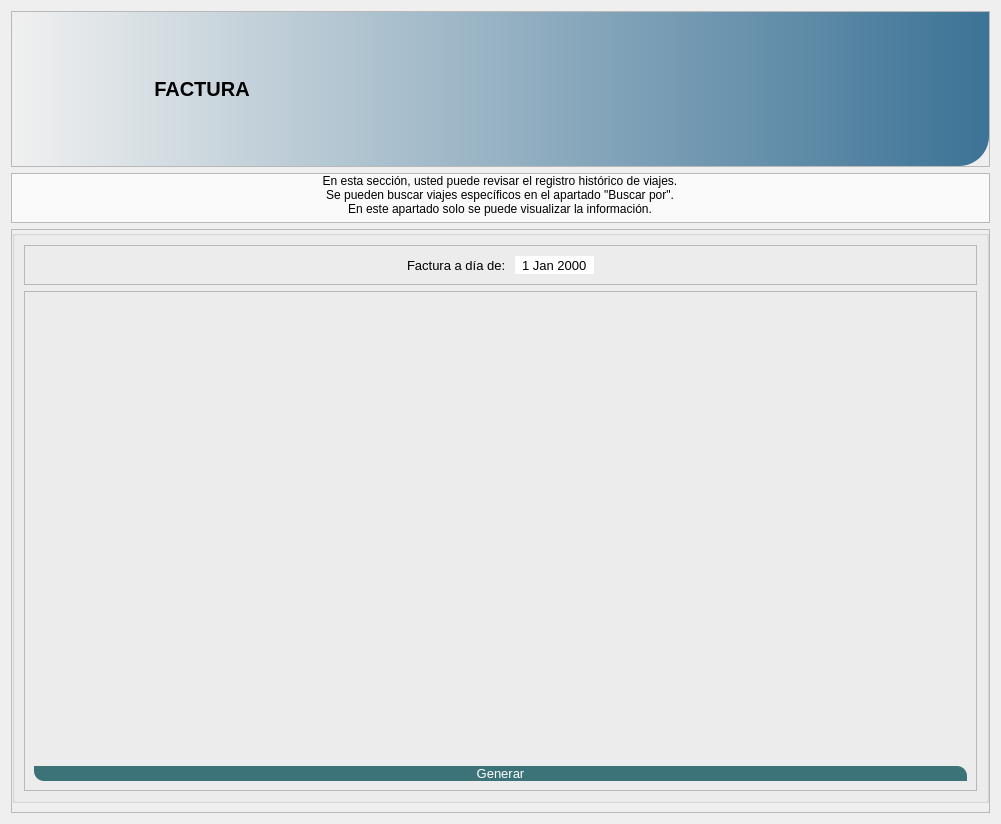
            <widget class="QWidget" name="pg_factura">
             <layout class="QVBoxLayout" name="verticalLayout_15">
              <item>
               <widget class="QFrame" name="frame_17">
                <property name="minimumSize">
                 <size>
                  <width>0</width>
                  <height>156</height>
                 </size>
                </property>
                <property name="maximumSize">
                 <size>
                  <width>16777215</width>
                  <height>156</height>
                 </size>
                </property>
                <property name="frameShape">
                 <enum>QFrame::StyledPanel</enum>
                </property>
                <property name="frameShadow">
                 <enum>QFrame::Raised</enum>
                </property>
                <layout class="QVBoxLayout" name="verticalLayout_13">
                 <property name="spacing">
                  <number>0</number>
                 </property>
                 <property name="leftMargin">
                  <number>0</number>
                 </property>
                 <property name="topMargin">
                  <number>0</number>
                 </property>
                 <property name="rightMargin">
                  <number>0</number>
                 </property>
                 <property name="bottomMargin">
                  <number>0</number>
                 </property>
                 <item>
                  <widget class="QGroupBox" name="groupBox_15">
                   <property name="maximumSize">
                    <size>
                     <width>16777215</width>
                     <height>156</height>
                    </size>
                   </property>
                   <property name="font">
                    <font>
                     <family>Arial</family>
                     <pointsize>12</pointsize>
                     <weight>75</weight>
                     <bold>true</bold>
                    </font>
                   </property>
                   <property name="styleSheet">
                    <string notr="true">background-color: qlineargradient(spread:pad, x1:0, y1:0, x2:1, y2:0, stop:0 rgba(240, 240, 240, 255), stop:1 rgba(60, 115, 150, 255));
border-top-left-radius:30px;
 border-bottom-right-radius:30px;
</string>
                   </property>
                   <property name="title">
                    <string/>
                   </property>
                   <layout class="QHBoxLayout" name="horizontalLayout_14">
                    <item>
                     <widget class="QLabel" name="label_51">
                      <property name="minimumSize">
                       <size>
                        <width>100</width>
                        <height>100</height>
                       </size>
                      </property>
                      <property name="maximumSize">
                       <size>
                        <width>100</width>
                        <height>100</height>
                       </size>
                      </property>
                      <property name="styleSheet">
                       <string notr="true">background-color: rgba(0, 0, 0, 0);</string>
                      </property>
                      <property name="text">
                       <string/>
                      </property>
                      <property name="pixmap">
                       <pixmap>images/7385193.png</pixmap>
                      </property>
                      <property name="scaledContents">
                       <bool>true</bool>
                      </property>
                     </widget>
                    </item>
                    <item>
                     <widget class="QLabel" name="label_6">
                      <property name="minimumSize">
                       <size>
                        <width>150</width>
                        <height>0</height>
                       </size>
                      </property>
                      <property name="maximumSize">
                       <size>
                        <width>81</width>
                        <height>31</height>
                       </size>
                      </property>
                      <property name="font">
                       <font>
                        <pointsize>15</pointsize>
                        <weight>75</weight>
                        <bold>true</bold>
                       </font>
                      </property>
                      <property name="autoFillBackground">
                       <bool>false</bool>
                      </property>
                      <property name="styleSheet">
                       <string notr="true">background-color: rgba(0, 0, 0, 0);
color: rgb(0, 0, 0);</string>
                      </property>
                      <property name="text">
                       <string>FACTURA</string>
                      </property>
                      <property name="alignment">
                       <set>Qt::AlignCenter</set>
                      </property>
                     </widget>
                    </item>
                    <item>
                     <spacer name="horizontalSpacer_19">
                      <property name="orientation">
                       <enum>Qt::Horizontal</enum>
                      </property>
                      <property name="sizeHint" stdset="0">
                       <size>
                        <width>607</width>
                        <height>20</height>
                       </size>
                      </property>
                     </spacer>
                    </item>
                    <item>
                     <widget class="QLabel" name="label_52">
                      <property name="sizePolicy">
                       <sizepolicy hsizetype="Expanding" vsizetype="Expanding">
                        <horstretch>0</horstretch>
                        <verstretch>0</verstretch>
                       </sizepolicy>
                      </property>
                      <property name="minimumSize">
                       <size>
                        <width>90</width>
                        <height>90</height>
                       </size>
                      </property>
                      <property name="maximumSize">
                       <size>
                        <width>90</width>
                        <height>90</height>
                       </size>
                      </property>
                      <property name="styleSheet">
                       <string notr="true">background-color: rgba(0, 0, 0,0);</string>
                      </property>
                      <property name="text">
                       <string/>
                      </property>
                      <property name="pixmap">
                       <pixmap>images/3997635.png</pixmap>
                      </property>
                      <property name="scaledContents">
                       <bool>true</bool>
                      </property>
                      <property name="alignment">
                       <set>Qt::AlignCenter</set>
                      </property>
                     </widget>
                    </item>
                   </layout>
                  </widget>
                 </item>
                </layout>
               </widget>
              </item>
              <item>
               <widget class="QFrame" name="frame_29">
                <property name="maximumSize">
                 <size>
                  <width>16777215</width>
                  <height>90</height>
                 </size>
                </property>
                <property name="frameShape">
                 <enum>QFrame::StyledPanel</enum>
                </property>
                <property name="frameShadow">
                 <enum>QFrame::Raised</enum>
                </property>
                <layout class="QGridLayout" name="gridLayout_8">
                 <property name="leftMargin">
                  <number>0</number>
                 </property>
                 <property name="topMargin">
                  <number>0</number>
                 </property>
                 <property name="rightMargin">
                  <number>0</number>
                 </property>
                 <property name="bottomMargin">
                  <number>0</number>
                 </property>
                 <property name="spacing">
                  <number>0</number>
                 </property>
                 <item row="0" column="0">
                  <widget class="QGroupBox" name="groupBox_25">
                   <property name="minimumSize">
                    <size>
                     <width>0</width>
                     <height>0</height>
                    </size>
                   </property>
                   <property name="maximumSize">
                    <size>
                     <width>16777215</width>
                     <height>90</height>
                    </size>
                   </property>
                   <property name="font">
                    <font>
                     <pointsize>10</pointsize>
                    </font>
                   </property>
                   <property name="styleSheet">
                    <string notr="true">background-color: rgb(250, 250, 250);
border:none;</string>
                   </property>
                   <property name="title">
                    <string/>
                   </property>
                   <layout class="QHBoxLayout" name="horizontalLayout_23" stretch="0">
                    <property name="spacing">
                     <number>0</number>
                    </property>
                    <property name="leftMargin">
                     <number>0</number>
                    </property>
                    <property name="topMargin">
                     <number>0</number>
                    </property>
                    <property name="rightMargin">
                     <number>0</number>
                    </property>
                    <property name="bottomMargin">
                     <number>6</number>
                    </property>
                    <item>
                     <widget class="QLabel" name="label_42">
                      <property name="minimumSize">
                       <size>
                        <width>0</width>
                        <height>0</height>
                       </size>
                      </property>
                      <property name="maximumSize">
                       <size>
                        <width>900</width>
                        <height>90</height>
                       </size>
                      </property>
                      <property name="styleSheet">
                       <string notr="true">border-bottom-left-radius:50px;
 border-top-right-radius:50px;
</string>
                      </property>
                      <property name="text">
                       <string>&lt;html&gt;&lt;head/&gt;&lt;body&gt;&lt;p align=&quot;center&quot;&gt;En esta sección, usted puede revisar el registro histórico de viajes.&lt;br/&gt;Se pueden buscar viajes específicos en el apartado &amp;quot;Buscar por&amp;quot;.&lt;br/&gt;En este apartado solo se puede visualizar la información.&lt;/p&gt;&lt;/body&gt;&lt;/html&gt;</string>
                      </property>
                     </widget>
                    </item>
                   </layout>
                  </widget>
                 </item>
                </layout>
               </widget>
              </item>
              <item>
               <widget class="QFrame" name="frame_20">
                <property name="frameShape">
                 <enum>QFrame::StyledPanel</enum>
                </property>
                <property name="frameShadow">
                 <enum>QFrame::Raised</enum>
                </property>
                <layout class="QGridLayout" name="gridLayout_17">
                 <property name="leftMargin">
                  <number>0</number>
                 </property>
                 <property name="topMargin">
                  <number>0</number>
                 </property>
                 <property name="rightMargin">
                  <number>0</number>
                 </property>
                 <property name="horizontalSpacing">
                  <number>0</number>
                 </property>
                 <item row="0" column="0">
                  <widget class="QGroupBox" name="groupBox_17">
                   <property name="font">
                    <font>
                     <pointsize>10</pointsize>
                    </font>
                   </property>
                   <property name="title">
                    <string/>
                   </property>
                   <layout class="QVBoxLayout" name="verticalLayout_14">
                    <item>
                     <widget class="QFrame" name="frame_3">
                      <property name="maximumSize">
                       <size>
                        <width>16777215</width>
                        <height>43</height>
                       </size>
                      </property>
                      <property name="frameShape">
                       <enum>QFrame::StyledPanel</enum>
                      </property>
                      <property name="frameShadow">
                       <enum>QFrame::Raised</enum>
                      </property>
                      <layout class="QHBoxLayout" name="horizontalLayout_4">
                       <item>
                        <spacer name="horizontalSpacer_6">
                         <property name="orientation">
                          <enum>Qt::Horizontal</enum>
                         </property>
                         <property name="sizeHint" stdset="0">
                          <size>
                           <width>293</width>
                           <height>20</height>
                          </size>
                         </property>
                        </spacer>
                       </item>
                       <item>
                        <widget class="QLabel" name="label_2">
                         <property name="font">
                          <font>
                           <pointsize>10</pointsize>
                          </font>
                         </property>
                         <property name="text">
                          <string>Factura a día de: </string>
                         </property>
                        </widget>
                       </item>
                       <item>
                        <widget class="QDateEdit" name="dateEdit_2">
                         <property name="font">
                          <font>
                           <pointsize>10</pointsize>
                          </font>
                         </property>
                         <property name="wrapping">
                          <bool>false</bool>
                         </property>
                         <property name="frame">
                          <bool>false</bool>
                         </property>
                         <property name="alignment">
                          <set>Qt::AlignCenter</set>
                         </property>
                         <property name="readOnly">
                          <bool>true</bool>
                         </property>
                         <property name="buttonSymbols">
                          <enum>QAbstractSpinBox::NoButtons</enum>
                         </property>
                        </widget>
                       </item>
                       <item>
                        <spacer name="horizontalSpacer_3">
                         <property name="orientation">
                          <enum>Qt::Horizontal</enum>
                         </property>
                         <property name="sizeHint" stdset="0">
                          <size>
                           <width>293</width>
                           <height>20</height>
                          </size>
                         </property>
                        </spacer>
                       </item>
                      </layout>
                     </widget>
                    </item>
                    <item>
                     <widget class="QFrame" name="frame_4">
                      <property name="frameShape">
                       <enum>QFrame::StyledPanel</enum>
                      </property>
                      <property name="frameShadow">
                       <enum>QFrame::Raised</enum>
                      </property>
                      <layout class="QVBoxLayout" name="verticalLayout_19">
                       <item>
                        <spacer name="verticalSpacer_4">
                         <property name="orientation">
                          <enum>Qt::Vertical</enum>
                         </property>
                         <property name="sizeHint" stdset="0">
                          <size>
                           <width>20</width>
                           <height>465</height>
                          </size>
                         </property>
                        </spacer>
                       </item>
                       <item>
                        <widget class="QPushButton" name="btn_generar_factura">
                         <property name="styleSheet">
                          <string notr="true">QPushButton{
	border-top-right-radius:10px;
	border-bottom-left-radius:10px;
	background-color: rgb(60, 115, 120);
	
	color: rgb(255, 255, 255);
}
QPushButton:hover{
	background-color: rgb(0, 85, 120);
}</string>
                         </property>
                         <property name="text">
                          <string>Generar</string>
                         </property>
                        </widget>
                       </item>
                      </layout>
                     </widget>
                    </item>
                   </layout>
                  </widget>
                 </item>
                </layout>
               </widget>
              </item>
             </layout>
            </widget>
